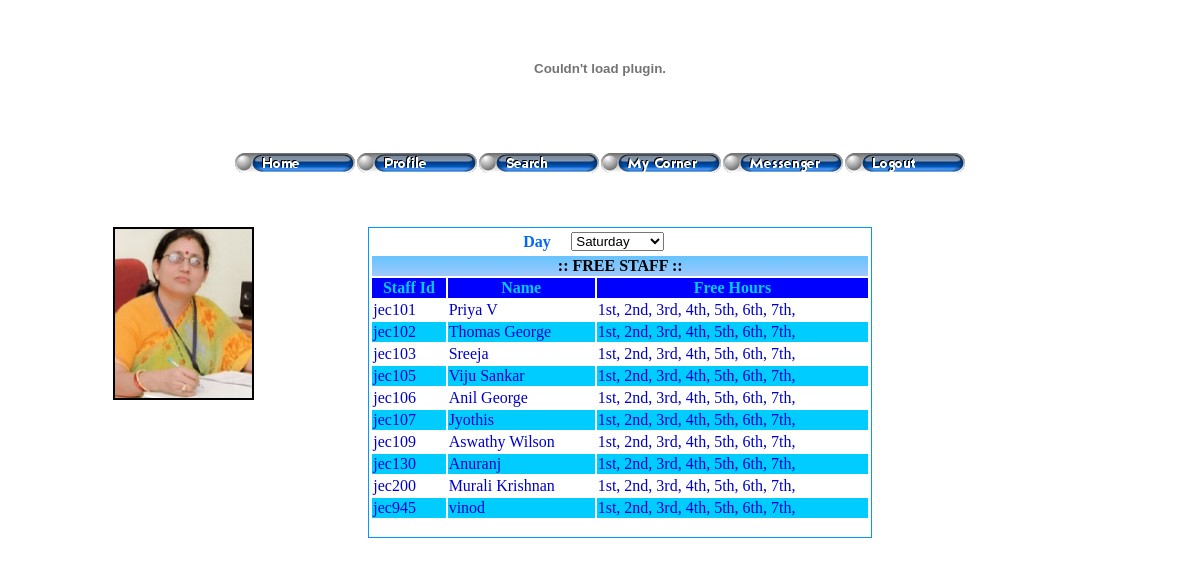
Screenshot of /freestaff.php (signed in) with the database file from the repository.
### tables this page shows
CREATE TABLE IF NOT EXISTS `staff` (
  `staffid` varchar(15) NOT NULL,
  `password` varchar(100) NOT NULL,
  `name` varchar(50) NOT NULL,
  `email` varchar(50) NOT NULL,
  `phone` varchar(15) NOT NULL,
  `mobile` varchar(15) NOT NULL,
  `maritalStatus` char(1) NOT NULL,
  `paddress` varchar(1000) NOT NULL,
  `taddress` varchar(1000) NOT NULL,
  `dob` date NOT NULL,
  `gender` char(1) NOT NULL,
  `religion` varchar(30) NOT NULL,
  `caste` varchar(30) NOT NULL,
  `dept` varchar(5) NOT NULL,
  `qualification` varchar(500) NOT NULL,
  `designation` varchar(30) NOT NULL,
  `photo` varchar(50) NOT NULL,
  PRIMARY KEY (`staffid`)
);

### freestaff.php (the view, shortened to what this page needs)
<?php
$hod=$_COOKIE['user'];
$con = mysql_connect("localhost","root","");
if (!$con)
  {
  die('Could not connect: ' . mysql_error());
  }
  else{
$result = mysql_query("SELECT * FROM staff WHERE staffid='$hod'");
$row = mysql_fetch_array($result);
$dept=$row['dept'];
$photo=$row['photo'];
$src="upload/".$photo;
}
if(date(D)=="Tue")
	$day="Tuesday";
else if(date(D)=="Wed")
	$day="Wednesday";
	else if(date(D)=="Thu")
	$day="Thursday";
	else if(date(D)=="Sat")
	$day="Saturday";
	else
	$day=date(D)."day";
?>
<!DOCTYPE HTML PUBLIC "-//W3C//DTD HTML 4.01 Transitional//EN" "http://www.w3.org/TR/html4/loose.dtd">
<html>
<head>
</head>
<body>
<p>&nbsp;</p>
<table width="980" border="0" align="center">
  <tr>
    <td width="26%" height="175" valign="top"><p class="princprof3"><img src="<?php echo $src; ?>" alt="" name="photo" width="137" height="169" border="2"></p>
        <p class="princprof3">&nbsp;</p>
    <p class="princprof3">&nbsp;</p></td>
    <td width="74%" valign="top">
      <table width="204" border="0" align="left" cellpadding="1" cellspacing="1" bgcolor="#0099FF">
        <tr>
          <td bgcolor="#FFFFFF"><form name="form1" method="post" action="">
            <div align="center">
              <table width="200" border="0" align="center">
                <tr>
                  <td><span class="style8">Day</span></td>
                  <td><span class="style8"> <span class="bg">
                    <select name="day" class="box" id="select" onChange="return submitForm('day')">
                      <option value="Saturday" <?php if($day=="Saturday") echo "selected"; ?>>Saturday</option>
                    </select>
                  </span></span></td>
                </tr>
              </table>
              <?php
$result = mysql_query("SELECT * FROM staff WHERE dept='$dept'");
echo '<center>';
echo "<table border='0' width='500'>
<tr bgcolor=\"#0000FF\">
<th colspan='3' class=\"style9\" background='title.jpg'>:: FREE STAFF ::</th>
</tr>
<tr bgcolor=\"#0000FF\">
<th class=\"table\">Staff Id</th>
<th class=\"table\">Name  </th>
<th class=\"table\">Free Hours  </th>
</tr>";
$flag=0;
while($row = mysql_fetch_array($result))
  {
		$h1=1;$h2=2;$h3=3;$h4=4;$h5=5;$h6=6;$h7=7;
		if($flag==0)
			echo "<tr>";
		else
			echo "<tr bgcolor=\"#00CCFF\">";
 		echo "<td class=\"cell\" nowrap>".$row['staffid']."</td>";
		echo "<td class=\"cell\" align=\"left\" nowrap>".$row['name']."</td>";
		echo "<td class=\"cell\" nowrap>";
		if($h1!=NULL)
			echo $h1."st, ";
		if($h2!=NULL)
			echo $h2."nd, ";
		if($h3!=NULL)
			echo $h3."rd, ";
		if($h4!=NULL)
			echo $h4."th, ";
		if($h5!=NULL)
			echo $h5."th, ";
		if($h6!=NULL)
			echo $h6."th, ";
		if($h7!=NULL)
			echo $h7."th, ";
		echo "</td>";
  		echo "</tr>";
	if($flag==0)
		$flag=$flag+1;
	else
		$flag=$flag-1;
  }
  echo "</table>";
 echo '</center>';
?>
          </div>
            </form></td>
        </tr>
    </table></td>
  </tr>
</table>
<p>&nbsp;</p>
</body>
</html>

### freestaff.php (style rules this page uses)
.table { font-size: 16px; color: #00CCFF; }
.cell { font-size: 16px; color: #0000CC; }
.princprof3 { font-weight: bold }
.style7 { font-size: 12px; color: #0033FF; }
.style9 { color: #000000; font-weight:bold; }

### rows the page displays
staff: photo (picture), staffid "jec101", name "Priya V", h1 "1", h2 "2", h3 "3", h4 "4", h5 "5", h6 "6", h7 "7"
staff: staffid "jec102", name "Thomas George", h1 "1", h2 "2", h3 "3", h4 "4", h5 "5", h6 "6", h7 "7"
staff: staffid "jec103", name "Sreeja", h1 "1", h2 "2", h3 "3", h4 "4", h5 "5", h6 "6", h7 "7"
staff: staffid "jec105", name "Viju Sankar", h1 "1", h2 "2", h3 "3", h4 "4", h5 "5", h6 "6", h7 "7"
staff: staffid "jec106", name "Anil George", h1 "1", h2 "2", h3 "3", h4 "4", h5 "5", h6 "6", h7 "7"
staff: staffid "jec107", name "Jyothis", h1 "1", h2 "2", h3 "3", h4 "4", h5 "5", h6 "6", h7 "7"
staff: staffid "jec109", name "Aswathy Wilson", h1 "1", h2 "2", h3 "3", h4 "4", h5 "5", h6 "6", h7 "7"
staff: staffid "jec130", name "Anuranj", h1 "1", h2 "2", h3 "3", h4 "4", h5 "5", h6 "6", h7 "7"
staff: staffid "jec200", name "Murali Krishnan", h1 "1", h2 "2", h3 "3", h4 "4", h5 "5", h6 "6", h7 "7"
staff: staffid "jec945", name "vinod", h1 "1", h2 "2", h3 "3", h4 "4", h5 "5", h6 "6", h7 "7"
